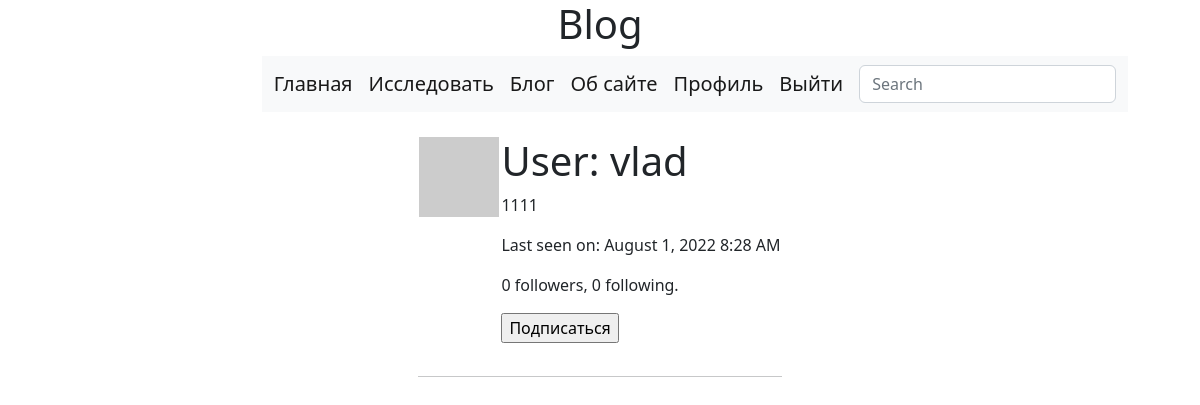
Before: /main/user/vlad (signed in) with the older database file.
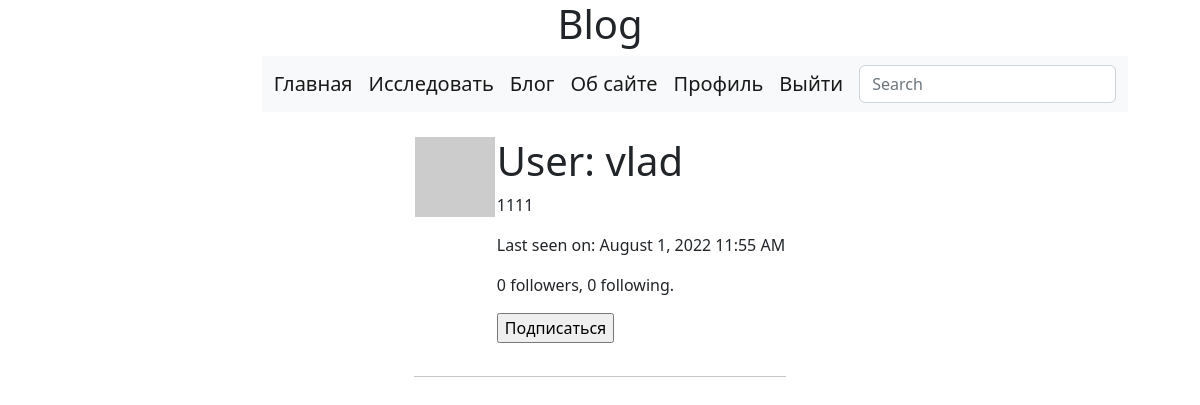
After: the same page with the newer database file.
### app/models.py (models this page shows, shortened)
class User(UserMixin, db.Model):
    id = db.Column(db.Integer, primary_key=True)
    username = db.Column(db.String(64), index=True, unique=True)
    email = db.Column(db.String(120), index=True, unique=True)
    password_hash = db.Column(db.String(128))
    posts = db.relationship('Post', backref='author', lazy='dynamic')
    about_me = db.Column(db.String(140))
    last_seen = db.Column(db.DateTime, default=datetime.utcnow)
    followed = db.relationship(
        "User", secondary=followers,
        primaryjoin=(followers.c.follower_id == id),
        secondaryjoin=(followers.c.followed_id == id),
        backref=db.backref('followers', lazy='dynamic'), lazy='dynamic')
    def avatar(self, size):
        digest = md5(self.email.lower().encode('utf-8')).hexdigest()
        return f'https://www.gravatar.com/avatar/{digest}?d=identicon&s={size}'
    def is_following(self, user):
        return self.followed.filter(followers.c.followed_id == user.id).count() > 0

### app/main/routes.py (the view)
@bp.route('/user/<username>')
@login_required
def user(username):
    user = User.query.filter_by(username=username).first_or_404()
    page = request.args.get('page', 1, type=int)
    posts = user.posts.order_by(Post.timestamp.desc()).paginate(page, current_app.config['POSTS_PER_PAGE'], False)
    next_url = url_for('main.user', username=user.username, page=posts.next_num) \
        if posts.has_next else None
    prev_url = url_for('main.user', username=user.username, page=posts.prev_num) \
        if posts.has_prev else None
    form = EmptyForm()
    return render_template('user.html', posts=posts.items, user=user, form=form, next_url=next_url, prev_url=prev_url)

### app/main/forms.py
class SearchForm(FlaskForm):
    q = StringField('Search', validators=[DataRequired()])
    def __init__(self, *args, **kwargs):
        if 'formdata' not in kwargs:
            kwargs['formdata'] = request.args
        if 'meta' not in kwargs:
            kwargs['meta'] = {'csrf': False}
        super(SearchForm, self).__init__(*args, **kwargs)

class EmptyForm(FlaskForm):
    submit = SubmitField('Submit')

### app/main/routes.py (called while the page is built)
@bp.before_request
def before_request():
    if current_user.is_authenticated:
        current_user.last_seen = datetime.utcnow()
        db.session.commit()
        g.search_form = SearchForm()

### app/models.py (called while the page is built)
@login.user_loader
def load_user(id_user):
    return User.query.get(int(id_user))

    @classmethod
    def before_commit(cls, session):
        session._changes = {
            'add': list(session.new),
            'update': list(session.dirty),
            'delete': list(session.deleted)
        }

### app/templates/user.html (shortened to what this page needs)
{% extends "base.html" %}
{% block content %}
    <table>
        <tr valign="top">
            <td><img src="{{ user.avatar(128) }}"></td>
            <td>
                <h1>User: {{ user.username }}</h1>
                {% if user.about_me %}<p>{{ user.about_me }}</p>{% endif %}
                {% if user.last_seen %}
                <p>Last seen on: {{ moment(user.last_seen).format('LLL') }}</p>
                {% endif %}
                <p>{{ user.followers.count() }} followers, {{ user.followed.count() }} following.</p>
                {% if user == current_user %}
                <p><a href="{{ url_for('main.edit_profile') }}">Edit your profile</a></p>
                {% elif not current_user.is_following(user) %}
                <p>
                    <form action="{{ url_for('main.follow', username=user.username) }}" method="post">
                        {{ form.submit(value='Подписаться') }}
                    </form>
                </p>
                {% endif %}
            </td>
        </tr>
    </table>
    <hr>
{% endblock %}

Changed rows visible on the page:
changed User "vlad": last_seen "August 1, 2022 8:28 AM" → "August 1, 2022 11:55 AM"
